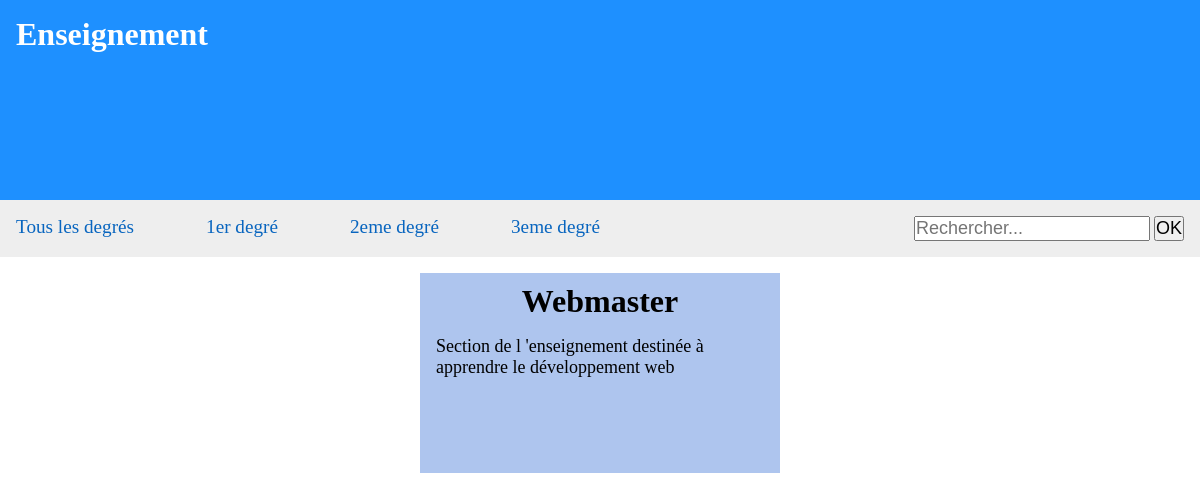
The page /index.php?degree=3 on the database its author committed.
### tables this page shows
CREATE TABLE `categories` (
                              `id` int(11) NOT NULL,
                              `name` varchar(100) DEFAULT NULL,
                              `description` varchar(255) DEFAULT NULL,
                              `site` varchar(100) DEFAULT NULL,
                              `ecole` varchar(255) DEFAULT NULL,
                              `degree` int(2) DEFAULT NULL
);

### index.php (the view, shortened to what this page needs)
<?php
require 'connect_database.php';
?>
<!DOCTYPE html>
<html lang="fr">
<head>
    <link rel="stylesheet" href="style.css">
</head>
<body>
<header>
    <h1>Enseignement</h1>
</header>
<nav>
    <ul>
        <li><a href="index.php?degree=all">Tous les degrés</a></li>
        <li><a href="index.php?degree=1">1er degré</a></li>
        <li><a href="index.php?degree=2">2eme degré</a></li>
        <li><a href="index.php?degree=3">3eme degré</a></li>
    </ul>
    <form action="search.php" method="GET">
        <input type="text" placeholder="Rechercher..." name="search">
        <input type="submit" value="OK">
    </form>
</nav>
<section id="sections">
    <?php
    if (isset($database)) {
        $sql = 'SELECT * FROM categories';
        if (isset($_GET['degree'])) {
            if ($_GET['degree'] == '3') {
                $sql = 'SELECT * FROM categories WHERE degree = 3';
            }
        }
        $query = $database->query($sql);
        while ($data = $query->fetch()) : ?>
            <div class="section_container">
                <h2 class="title"><?= $data['name'] ?></h2>
                <p class="description"><?= $data['description'] ?></p>
            </div>
        <?php endwhile;
    }
    ?>
</section>
</body>
</html>

### style.css (style rules this page uses)
* { margin: 0; padding: 0; box-sizing: border-box; }
header { width: 100%; height: 200px; background: dodgerblue; overflow: hidden; color: white; }
header h1 { margin: 1rem 0 0 1rem }
nav { background: #eee; display: flex; justify-content: space-between; padding: 1rem; }
nav ul { width: 50%; display: flex; list-style: none; justify-content: space-between; }
nav ul li a { color: #0865bf; text-decoration: none; font-size: 1.2rem; }
nav input { font-size: 18px; }
#sections { display: flex; flex-wrap: wrap; justify-content: center; }
#sections .section_container { width: 30%; height: 200px; background: #aec5ee; margin: 1rem; cursor: pointer; }
.section_container .title { text-align: center; margin-top: 10px ; font-size: 32px }
.section_container .description { font-size: 18px; padding: 1rem }

### rows shown on the page
categories: name "Webmaster", description "Section de l 'enseignement destinée à apprendre le développement web"
